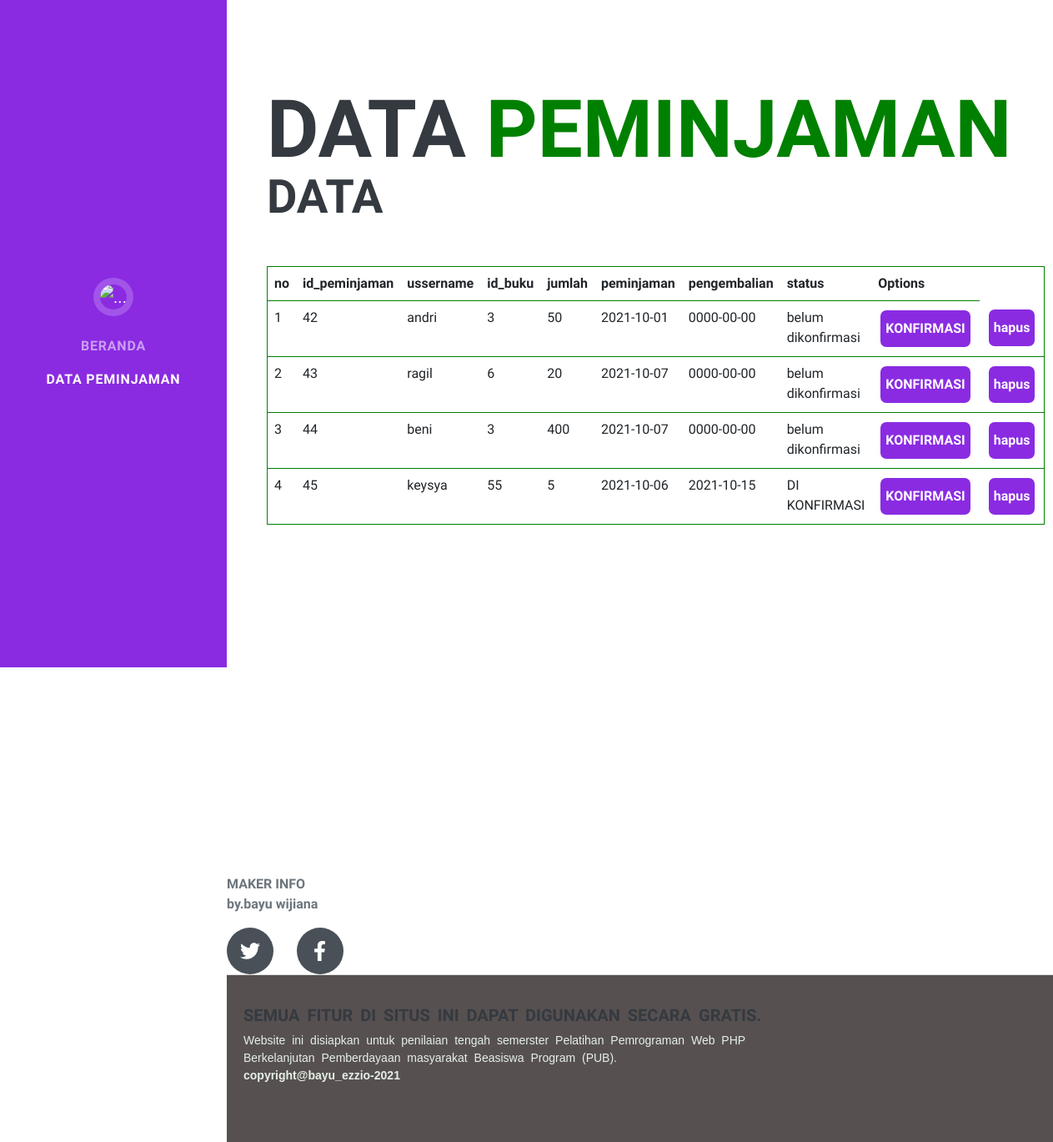
/peminjaman.php (signed in), run on the app's committed database.
### tables this page shows
CREATE TABLE `peminjaman` (
  `id_peminjaman` int(225) NOT NULL,
  `ussername` varchar(20) NOT NULL,
  `id_buku` int(225) NOT NULL,
  `jumlah` int(225) NOT NULL,
  `tanggal_peminjaman` date NOT NULL,
  `tanggal_pengembalian` date NOT NULL,
  `status_peminjaman` varchar(20) NOT NULL
);

### peminjaman.php (the view, shortened to what this page needs)
<!DOCTYPE html>
<html lang="en">
<head>
    <link href="css/styles.css" rel="stylesheet" />
</head>
<body id="page-top">
    <nav class="navbar navbar-expand-lg navbar-dark  fixed-top" id="sideNav">
        <a class="navbar-brand js-scroll-trigger" href="#page-top">
            <span class="d-none d-lg-block"><img class="img-fluid img-profile rounded-circle mx-auto mb-2"
                    src="assets/img/logo.png" alt="..." /></span>
        </a>
        <div class="collapse navbar-collapse" id="navbarResponsive">
            <ul class="navbar-nav">
                <li class="nav-item"><a class="nav-link js-scroll-trigger" href="menu-admin.php#home"> BERANDA</a></li>
                <li class="nav-item"><a class="nav-link js-scroll-trigger" href="#notifikasi">DATA PEMINJAMAN</a></li>
            </ul>
        </div>
    </nav>
    <div class="container-fluid p-0">
        <section class="resume-section" id="notifikasi">
            <div class="resume-section-content">
                <h1 class="mb-0">
                    DATA
                    <span class="text-primary">PEMINJAMAN</span>
                </h1>
                <h2 class="mb-5">DATA</h2>
                <div class="d-flex flex-column flex-md-row justify-content-between mb-5">
                    <div class="flex-grow-1">
                        <div class="table-responsive">
                            <table   border="1" class="table table-stripped">
                                <tr>
                                    <th>no</th>
                                    <th>id_peminjaman</th>
                                    <th>ussername</th>
                                    <th>id_buku</th>
                                    <th>jumlah</th>
                                    <th>peminjaman</th>
                                    <th>pengembalian</th>
                                    <th>status</th>
                                    <th>Options</th>
                                </tr>
                                <?php
                                    include("config.php");
                                    $nomor=1;
                                    $query_mysql=mysqli_query($conn,"SELECT * FROM peminjaman ");
                                    while($data=mysqli_fetch_array($query_mysql)){
                                ?>
                                    <tr>
                                        <td><?= 	$nomor++?></td>
                                        <td><?= 	$data['id_peminjaman']?></td>
                                        <td><?= 	$data['ussername']?></td>
                                        <td><?= 	$data['id_buku']?></td>
                                        <td><?= 	$data['jumlah']?></td>
                                        <td><?= 	$data['tanggal_peminjaman']?></td>
                                        <td><?= 	$data['tanggal_pengembalian']?></td>
                                        <td> <?= 	$data['status_peminjaman']?></td>
                                        <td>
                                                <button style="width:100% ; height:50px" name="konfirmasi2" type="button" data-bs-toggle="modal" data-bs-target="#exampleModal">KONFIRMASI </button>
                                        </td>
                                        <td>
                                             <form action="hapus-peminjaman.php" method="post">
                                                 <button style="width:100% ; height:50px"  name="hapus">hapus</button>
                                            </form>
                                        </td>
                                    </tr>
                                <?php	}?>
                            </table>
                        </div>
                    </div>
                </div>
            </div>
        </section>
        <p id="info">MAKER INFO<br>by.bayu wijiana</p>
                <div class="social-icons">
                    <a class="social-icon" href="https://twitter.com/BayuEzzio" target="blank"><i
                            class="fab fa-twitter"></i></a>
                    <a class="social-icon" href="https://www.facebook.com/bayu.wijiana" target="blank"><i
                            class="fab fa-facebook-f"></i></a>
                </div>
        <hr class="m-0" />
    </div>
</body>
<footer>
    <p>
    <h5>Semua fitur di situs ini dapat digunakan secara gratis.</h5>
    Website ini disiapkan untuk penilaian tengah semerster Pelatihan Pemrograman Web PHP<br>Berkelanjutan
    Pemberdayaan masyarakat
    Beasiswa Program (PUB).<br>
    <b>copyright@bayu_ezzio-2021 </b>
    </p>
</footer>
</html>

### data on the page
peminjaman: id_peminjaman "42", ussername "andri", id_buku "3", jumlah "50", tanggal_peminjaman "2021-10-01", tanggal_pengembalian "0000-00-00", status_peminjaman "belum dikonfirmasi"
peminjaman: id_peminjaman "43", ussername "ragil", id_buku "6", jumlah "20", tanggal_peminjaman "2021-10-07", tanggal_pengembalian "0000-00-00", status_peminjaman "belum dikonfirmasi"
peminjaman: id_peminjaman "44", ussername "beni", id_buku "3", jumlah "400", tanggal_peminjaman "2021-10-07", tanggal_pengembalian "0000-00-00", status_peminjaman "belum dikonfirmasi"
peminjaman: id_peminjaman "45", ussername "keysya", id_buku "55", jumlah "5", tanggal_peminjaman "2021-10-06", tanggal_pengembalian "2021-10-15", status_peminjaman "DI KONFIRMASI"
